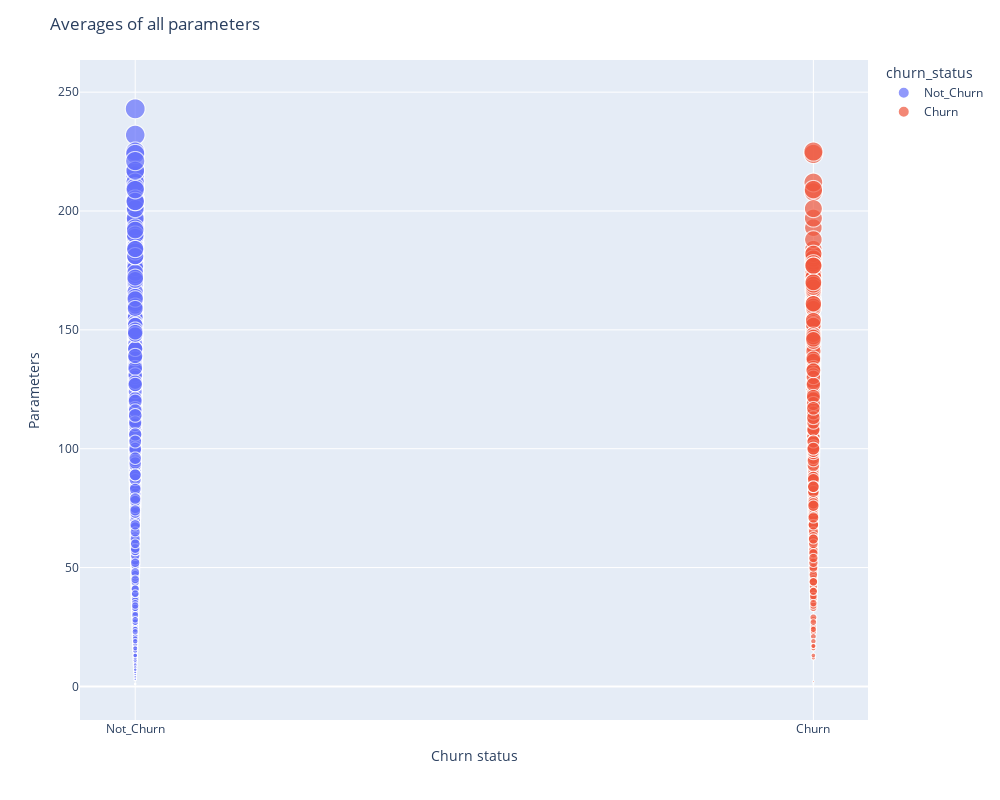

Notebook code cell kept with this figure:
### Markdown cell above
The bar chart compares churn rates for customers with and without voicemail plans. Customers without voicemail plans are significantly more likely to churn than those with voicemail plans.

### Code cell
import plotly.express as px
cols= training_df.columns.values[6:20]
averages=training_df.groupby('churn_status')[cols].mean().reset_index()
fig.update_layout(
    title='Averages of all parameters',
    xaxis_title='Churn status',
    yaxis_title='Parameters',
    width=1000,
    height=800
)

fig.show()

### Figure 1 — Plotly figure (JSON) as saved in the notebook; plotly's stock layout.template omitted (floating-point values rounded to 4 significant figures; data arrays with more than 128 entries replaced by an {"elided": "..."} marker saying what was removed)
{"data": [{"hovertemplate": "churn_status=%{x}<br>Account_Length=%{marker.size}<extra></extra>", "legendgroup": "Not_Churn", "marker": {"color": "#636efa", "size": {"elided": "2850 int values"}, "sizemode": "area", "sizeref": 0.6075, "symbol": "circle"}, "mode": "markers", "name": "Not_Churn", "showlegend": true, "type": "scattergl", "x": {"elided": "2850 str values"}, "xaxis": "x", "y": {"elided": "2850 int values"}, "yaxis": "y"}, {"hovertemplate": "churn_status=%{x}<br>Account_Length=%{marker.size}<extra></extra>", "legendgroup": "Churn", "marker": {"color": "#EF553B", "size": {"elided": "483 int values"}, "sizemode": "area", "sizeref": 0.6075, "symbol": "circle"}, "mode": "markers", "name": "Churn", "showlegend": true, "type": "scattergl", "x": {"elided": "483 str values"}, "xaxis": "x", "y": {"elided": "483 int values"}, "yaxis": "y"}], "layout": {"height": 800, "legend": {"itemsizing": "constant", "title": {"text": "churn_status"}, "tracegroupgap": 0}, "margin": {"t": 60}, "title": {"text": "Averages of all parameters"}, "width": 1000, "xaxis": {"anchor": "y", "categoryarray": ["Not_Churn", "Churn"], "categoryorder": "array", "domain": [0, 1], "title": {"text": "Churn status"}}, "yaxis": {"anchor": "x", "domain": [0, 1], "title": {"text": "Parameters"}}}}
